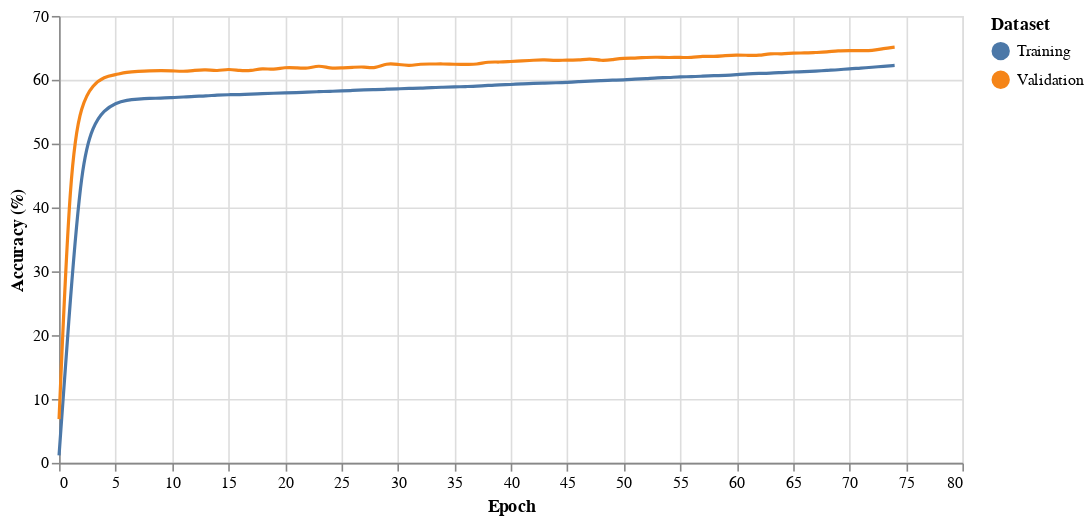

The specification (Vega-Lite) saved for this image:
### Vega-Lite specification from a JSON file in a GitHub repository (floating-point values rounded to 4 significant figures; data arrays with more than 128 entries replaced by an {"elided": "..."} marker saying what was removed)
{"config": {"view": {"continuousWidth": 400, "continuousHeight": 300}}, "layer": [{"mark": {"type": "line", "interpolate": "basis"}, "encoding": {"color": {"type": "nominal", "field": "label", "title": "Dataset"}, "x": {"type": "quantitative", "field": "Step", "title": "Epoch"}, "y": {"type": "quantitative", "field": "Value", "title": "Accuracy (%)"}}}, {"mark": "point", "encoding": {"opacity": {"value": 0}, "x": {"type": "quantitative", "field": "Step"}}, "selection": {"selector008": {"type": "single", "nearest": true, "on": "mouseover", "fields": ["Step"], "empty": "none"}}}, {"mark": "point", "encoding": {"color": {"type": "nominal", "field": "label", "title": "Dataset"}, "opacity": {"condition": {"value": 1, "selection": "selector008"}, "value": 0}, "x": {"type": "quantitative", "field": "Step", "title": "Epoch"}, "y": {"type": "quantitative", "field": "Value", "title": "Accuracy (%)"}}}, {"mark": {"type": "rule", "color": "gray"}, "encoding": {"x": {"type": "quantitative", "field": "Step"}}, "transform": [{"filter": {"selection": "selector008"}}]}, {"mark": {"type": "text", "align": "left", "dx": 5, "dy": -10}, "encoding": {"color": {"type": "nominal", "field": "label", "title": "Dataset"}, "text": {"condition": {"type": "quantitative", "field": "Value", "selection": "selector008"}, "value": " "}, "x": {"type": "quantitative", "field": "Step", "title": "Epoch"}, "y": {"type": "quantitative", "field": "Value", "title": "Accuracy (%)"}}}], "data": {"name": "data-fb0a2f446ab36ef69b3c8cf23d8080c0"}, "height": 280, "width": 566, "$schema": "https://vega.github.io/schema/vega-lite/v4.8.1.json", "datasets": {"data-fb0a2f446ab36ef69b3c8cf23d8080c0": {"elided": "150 records"}}}
